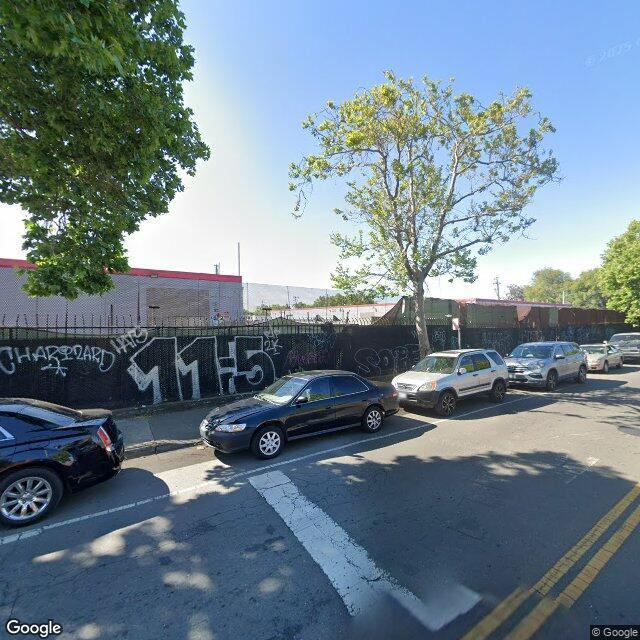
#> input picture example/example.png, 640 x 640 px
$ jupyter execute --allow-errors homographic_transform_test.ipynb
#> lines starting #> are read from the running program, lines starting #| are printed output that depends on the picture
#> further down, example_image is the input picture: PIL image 640x640 RGB; mean R, G, B 109.7, 127.5, 138.4
[cell 1]
import numpy as np
from PIL import Image
from PIL import ImageDraw
from shapely import Point
from matplotlib import pyplot as plt
import cameratransform as ct

**Labelling Functions**

[cell 2]
def interpret_labels(raw):
    """
    Converts raw labels in form

    [x1, y1, x2, y2, ... xn, yn, x1, y1]

    to a 2-Dimensional Numpy Array in form

    [[x1, y1], [x2, y2], ...]
    """
    return np.array([(raw[i], raw[i+1]) for i in range(0, len(raw), 2)])

def visualize_labels(image: Image, labels: np.array):
    """
    Draws the labels in form

    [x1, y1, x2, y2, ... xn, yn, x1, y1]

    to the image as a polygon.
    """
    if labels.shape[0] < 3 or labels.shape[1] != 2:
        raise ValueError("Labels must contain at least 3 points and shape (n,2).")

    base = image.convert("RGBA")

    # Transparent overlay
    overlay = Image.new("RGBA", base.size, (0,0,0,0))
#> overlay: PIL image 640x640 RGBA; every value is 0
    draw = ImageDraw.Draw(overlay)

    draw.polygon(
        labels.flatten().tolist(),
        outline=(255,0,0,255),
        fill=(255,0,0,60)  # faint red
    )

    result = Image.alpha_composite(base, overlay)
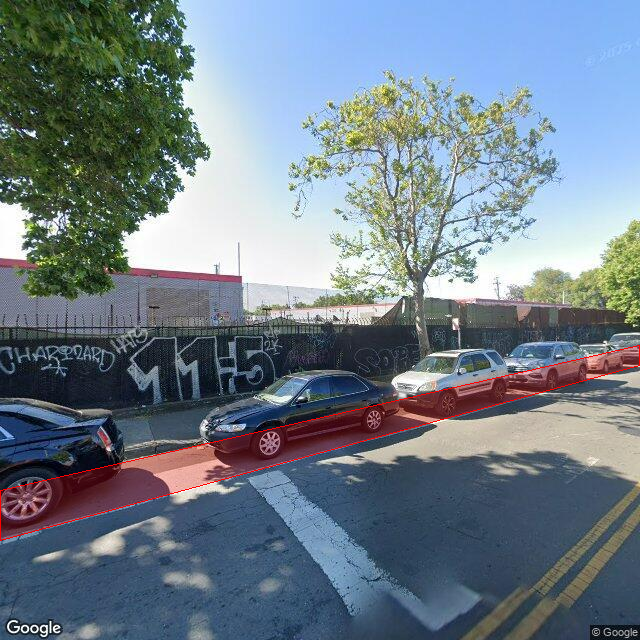
#> result: PIL image 640x640 RGBA; mean R, G, B, A 112.5, 126.2, 136.9, 255

    display(result)

[cell 3]
example_image = Image.open(f'example/example.png')
example_image_coords = Point(37.733812, -122.177631)
lat0, lon0 = 37.733812, -122.177631
display(example_image)
